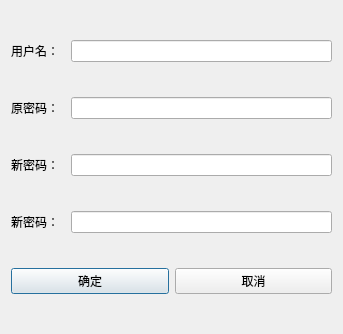
<?xml version="1.0" encoding="UTF-8"?>
<ui version="4.0">
 <class>UpdatePswdDialog</class>
 <widget class="QDialog" name="UpdatePswdDialog">
  <property name="geometry">
   <rect>
    <x>0</x>
    <y>0</y>
    <width>343</width>
    <height>334</height>
   </rect>
  </property>
  <property name="windowTitle">
   <string>修改密码</string>
  </property>
  <layout class="QVBoxLayout" name="verticalLayout">
   <item>
    <layout class="QHBoxLayout" name="horizontalLayout">
     <item>
      <widget class="QLabel" name="label">
       <property name="minimumSize">
        <size>
         <width>54</width>
         <height>12</height>
        </size>
       </property>
       <property name="maximumSize">
        <size>
         <width>54</width>
         <height>12</height>
        </size>
       </property>
       <property name="text">
        <string>用户名：</string>
       </property>
      </widget>
     </item>
     <item>
      <widget class="QLineEdit" name="leUsername"/>
     </item>
    </layout>
   </item>
   <item>
    <layout class="QHBoxLayout" name="horizontalLayout_2">
     <item>
      <widget class="QLabel" name="label_2">
       <property name="minimumSize">
        <size>
         <width>54</width>
         <height>12</height>
        </size>
       </property>
       <property name="maximumSize">
        <size>
         <width>54</width>
         <height>12</height>
        </size>
       </property>
       <property name="text">
        <string>原密码：</string>
       </property>
      </widget>
     </item>
     <item>
      <widget class="QLineEdit" name="lePswd"/>
     </item>
    </layout>
   </item>
   <item>
    <layout class="QHBoxLayout" name="horizontalLayout_3">
     <item>
      <widget class="QLabel" name="label_3">
       <property name="minimumSize">
        <size>
         <width>54</width>
         <height>12</height>
        </size>
       </property>
       <property name="maximumSize">
        <size>
         <width>54</width>
         <height>12</height>
        </size>
       </property>
       <property name="text">
        <string>新密码：</string>
       </property>
      </widget>
     </item>
     <item>
      <widget class="QLineEdit" name="leFirstPwd"/>
     </item>
    </layout>
   </item>
   <item>
    <layout class="QHBoxLayout" name="horizontalLayout_4">
     <item>
      <widget class="QLabel" name="label_4">
       <property name="minimumSize">
        <size>
         <width>54</width>
         <height>12</height>
        </size>
       </property>
       <property name="maximumSize">
        <size>
         <width>54</width>
         <height>12</height>
        </size>
       </property>
       <property name="text">
        <string>新密码：</string>
       </property>
      </widget>
     </item>
     <item>
      <widget class="QLineEdit" name="leSecondPwd"/>
     </item>
    </layout>
   </item>
   <item>
    <layout class="QHBoxLayout" name="horizontalLayout_5">
     <item>
      <widget class="QPushButton" name="pbSure">
       <property name="text">
        <string>确定</string>
       </property>
      </widget>
     </item>
     <item>
      <widget class="QPushButton" name="pbCancle">
       <property name="text">
        <string>取消</string>
       </property>
      </widget>
     </item>
    </layout>
   </item>
  </layout>
 </widget>
 <resources/>
 <connections/>
</ui>
